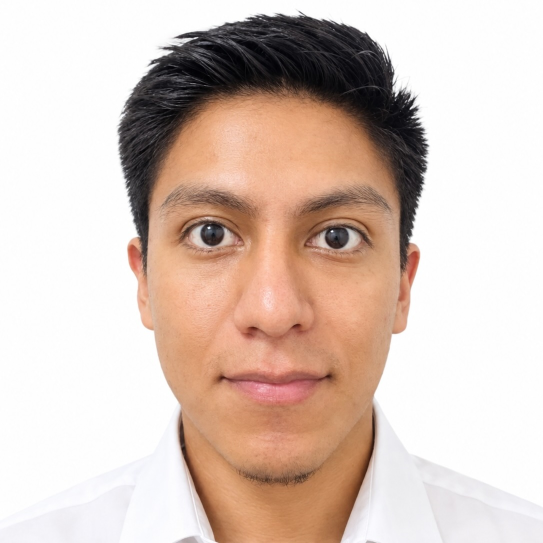
#> input picture profile-original.jpg, 1086 x 1086 px (shown at 1/2 size)
$ python retouch_profile.py ../profile-original.jpg
#> lines starting #> are read from the running program, lines starting #| are printed output that depends on the picture; after the words box and inside, x2 and y2 are one past the last pixel; in counts of white or black regions, pixels touching at a corner belong together
#> in main, original is the input picture: PIL image 1086x1086 RGB; mean R, G, B 216.1, 197.3, 187.4
#!/usr/bin/env python3
"""
Retoque profesional y recomposicion de la foto de perfil.

Entrada inmutable : profile-original.jpg
Salidas           : profile.jpg                  (1086x1086 -> la que usa el CV)
                    linkedin/profile-linkedin.jpg (1200x1200 -> subida a LinkedIn)

El pipeline no altera la geometria del rostro: solo toca exposicion, color,
textura, contorno del pelo y encuadre. Lo que exige un modelo generativo
(saco, corte de pelo, sonrisa) queda fuera y se documenta en
linkedin/foto-perfil.md.

Uso:  python3 scripts/retouch_profile.py [--debug]
"""

import os
import sys

from PIL import Image, ImageChops, ImageDraw, ImageEnhance, ImageFilter

ROOT = os.path.dirname(os.path.dirname(os.path.abspath(__file__)))
SRC = os.path.join(ROOT, "profile-original.jpg")
OUT_CV = os.path.join(ROOT, "profile.jpg")
OUT_LI = os.path.join(ROOT, "linkedin", "profile-linkedin.jpg")
DEBUG_DIR = os.path.join(ROOT, "out")

DEBUG = "--debug" in sys.argv

# --- geometria medida sobre el original (px, 1086x1086) -------------------------
EYE_L = (388, 412, 478, 492)        # ojo izquierdo de la imagen
EYE_R = (608, 412, 706, 492)        # ojo derecho de la imagen
FOREHEAD = (360, 195, 720, 350)     # frente: brillo de zona T
NOSE = (492, 425, 600, 615)         # puente y punta de la nariz
CHEEK_L = (300, 545, 495, 715)      # mejilla izquierda de la imagen
CHEEK_R = (700, 545, 880, 715)      # mejilla derecha de la imagen
MOUSTACHE = (440, 645, 655, 725)    # sombra de bigote
CHIN = (420, 725, 700, 900)         # barba del menton
GOATEE = (455, 875, 660, 975)       # perilla
CREST = (300, 20, 800, 150)         # cresta superior del pelo (el "picor")

# lienzo y recomposicion
CANVAS_CV = 1086
CANVAS_LI = 1200
SCALE_CV = 0.88
SCALE_LI = 0.972
OFFSET_CV = (65, 130)
OFFSET_LI = (72, 144)

BG_TOP = (250, 250, 251)            # #FAFAFB
BG_BOTTOM = (233, 235, 238)         # #E9EBEE


# ---------------------------------------------------------------- utilidades
def ellipse_mask(size, box, feather=60):
    """Mascara suave (0-255) de una elipse con bordes difuminados."""
    m = Image.new("L", size, 0)
    ImageDraw.Draw(m).ellipse(box, fill=255)
    return m.filter(ImageFilter.GaussianBlur(feather))


def blend(base, layer, mask):
    """Combina dos imagenes con una mascara (255 = layer)."""
    return Image.composite(layer, base, mask)


def luma(img):
    return img.convert("L")


def debug_save(img, name):
    if not DEBUG:
        return
    os.makedirs(DEBUG_DIR, exist_ok=True)
    img.convert("RGB").save(os.path.join(DEBUG_DIR, name))


# ------------------------------------------------------------- 1. matte
def background_mask(im, thresh=10):
    """
    Mascara del fondo por inundacion desde las dos esquinas superiores.

    La camisa blanca es indistinguible del fondo por color, pero la sombra
    difusa de los hombros la separa: la inundacion se detiene ahi y la camisa
    queda dentro del sujeto. Verificado: la mascara no toca el interior de la
    camisa ni la cara.
    """
#> called with thresh = 10
    masks = []
    for seed in [(0, 0), (im.width - 1, 0)]:
        t = im.copy()
        ImageDraw.floodfill(t, seed, (255, 0, 255), thresh=thresh)
        r, g, b = t.split()
        m = ImageChops.multiply(
            ImageChops.multiply(
                r.point(lambda v: 255 if v > 240 else 0),
                g.point(lambda v: 255 if v < 20 else 0),
            ),
            b.point(lambda v: 255 if v > 240 else 0),
        )
        masks.append(m)
#> this loop made 2 passes
#> pass 1, in background_mask, `r, g, b = t.split()`:
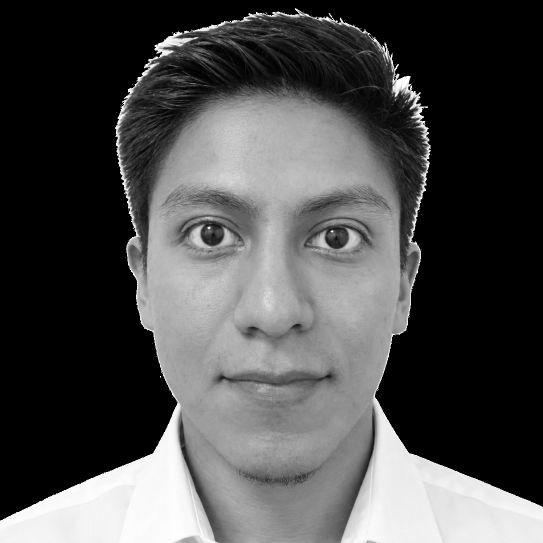
#> g: PIL image 1086x1086 L (shown at 1/2 size); min 0, max 255, mean 76.3
#> pass 1, in background_mask, `m = ImageChops.multiply( ImageChops.multiply( r.point(lambda v: 255 if..`:
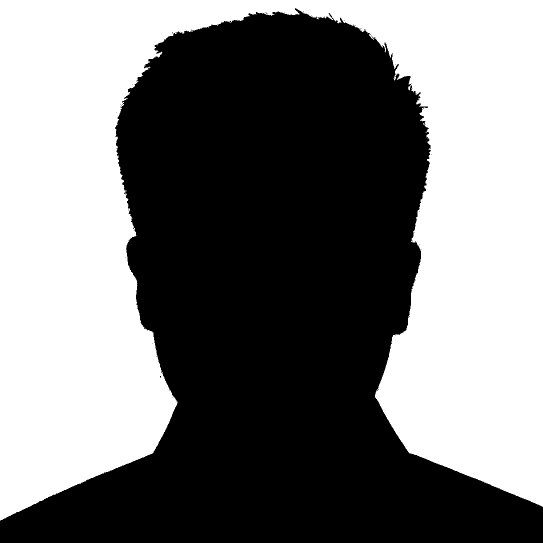
#> m: PIL image 1086x1086 L (shown at 1/2 size); 47.7% white; 1 white region, box (x1, y1, x2, y2) and area: (0, 0, 1086, 1041) 562386
#> after the loop:
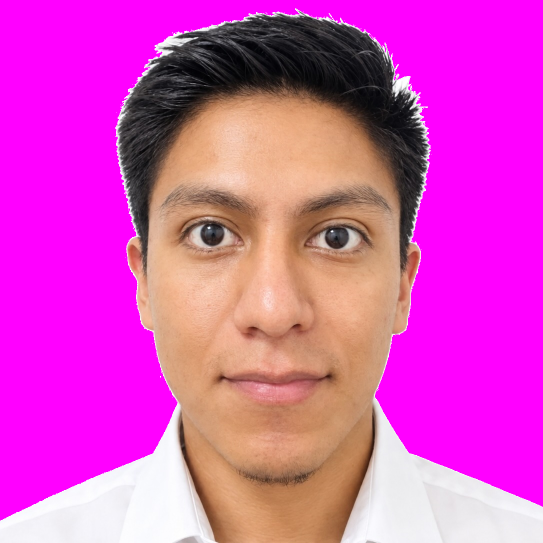
#> t: PIL image 1086x1086 RGB (shown at 1/2 size); mean R, G, B 216.7, 76.3, 188
#> after the loop, masks = 2 items
    return ImageChops.lighter(masks[0], masks[1])


def bg_level_field(im, bgmask):
    """
    Nivel de blanco real del fondo por fila (de 253 arriba a 240 abajo).
    Se usa para deshacer el halo JPEG: sin el, el pelo deja un aro claro
    sobre la banda oscura del CV.
    """
    l = luma(im)
    lp, mp = l.load(), bgmask.load()
    levels = []
    for y in range(im.height):
        total = count = 0
        for x in range(0, im.width, 3):
            if mp[x, y]:
                total += lp[x, y]
                count += 1
        levels.append(total // count if count else 250)
    col = Image.new("L", (1, im.height))
    col.putdata(levels)
    return col.resize(im.size, Image.BILINEAR)


def build_subject_layer(im, bgmask):
    """
    Devuelve (rgb, alpha) del sujeto con el halo disuelto.

    En la banda de 4 px alrededor de la silueta, el pixel es una mezcla
    (a * color_real + (1-a) * fondo). Se recupera el color real mezclando
    hacia el minimo local (el pelo) y se calcula la cobertura a para que el
    borde quede suave y sin halo.
    """
    w, h = im.size
    lp = luma(im).load()
    rp, gp, bp = im.split()
    rpx, gpx, bpx = rp.load(), gp.load(), bp.load()
    mp = bgmask.load()

    band = bgmask.filter(ImageFilter.MaxFilter(5))
#> band: PIL image 1086x1086 L; 48.5% white; 1 white region, box (x1, y1, x2, y2) and area: (0, 0, 1086, 1043) 571423
    band = ImageChops.subtract(band, bgmask)
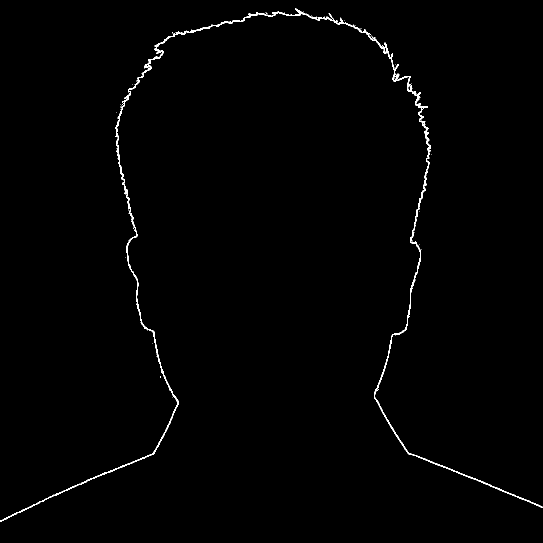
#> band: PIL image 1086x1086 L (shown at 1/2 size); 0.77% white in thin lines or dots
    bp_band = band.load()

    minf = ImageFilter.MinFilter(5)
    minr = rp.filter(minf).load()
    ming = gp.filter(minf).load()
    minb = bp.filter(minf).load()

    bgl = bg_level_field(im, bgmask).load()
#> after the loop in bg_level_field, `for y in range(im.height):`: levels = 1086 values, max 254 at index 1035, min 250 at index 1040, mean 252.9

    out_rgb = im.copy()
    orp = out_rgb.load()
    alpha = Image.new("L", (w, h), 0)
#> alpha: PIL image 1086x1086 L; every value is 0
    ap = alpha.load()

    for y in range(h):
        for x in range(w):
            if mp[x, y]:               # pixel de fondo -> transparente
                continue
            if not bp_band[x, y]:    # interior del sujeto -> opaco
                ap[x, y] = 255
                continue
            # banda: fringe contra fondo
            lv = lp[x, y]
            ml = min(minr[x, y], ming[x, y], minb[x, y])
            bg = bgl[x, y]
            span = max(bg - ml, 1)
            a = (bg - lv) / span
            if a < 0:
                a = 0.0
            elif a > 1:
                a = 1.0
            # mezcla hacia el color real del sujeto (minimo local)
            wgt = (lv - ml - 40) / 60.0
            wgt = 0.0 if wgt < 0 else (1.0 if wgt > 1 else wgt)
            if wgt > 0:
                orp[x, y] = (
                    int(rpx[x, y] * (1 - wgt) + minr[x, y] * wgt),
                    int(gpx[x, y] * (1 - wgt) + ming[x, y] * wgt),
                    int(bpx[x, y] * (1 - wgt) + minb[x, y] * wgt),
                )
            ap[x, y] = int(a * 255)

    debug_save(alpha, "profile-alpha.png")
    return out_rgb, alpha


def drop_flyaways(alpha, keep_radius=13):
    """
    Elimina pelos sueltos aislados contra el fondo sin tocar los mechones
    que crecen de la cabeza: se conserva solo lo que esta a menos de
    `keep_radius` px del cuerpo solido del sujeto.
    """
#> called with keep_radius = 13
    solid = alpha.filter(ImageFilter.MinFilter(7))          # erosion: nucleo
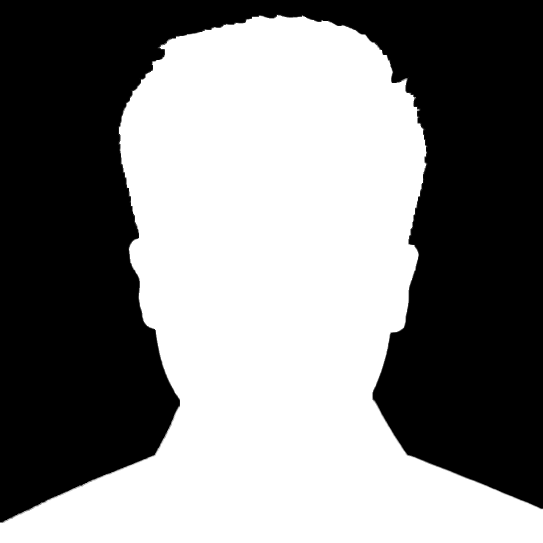
#> solid: PIL image 1086x1086 L (shown at 1/2 size); min 0, max 255, mean 129.5
    keep = solid.filter(ImageFilter.MaxFilter(keep_radius))  # dilatacion
    return ImageChops.multiply(alpha, keep)


# ------------------------------------------------------------- 2. retoque
def retouch(im):
    """Retoque de piel, barba, pelo, ojos y camisa. Trabaja en RGB opaco."""
    w, h = im.size
    l = luma(im)

    # 2.1 brillo de zona T: se comprimen las altas luces de frente y nariz.
    #     El peso sigue a la propia alta luz (no a un parche), asi que no queda
    #     marca de mascara.
    lut = []
    for v in range(256):
        lut.append(v if v <= 195 else int(195 + (v - 195) * 0.45))
    compressed = im.point(lut * 3)
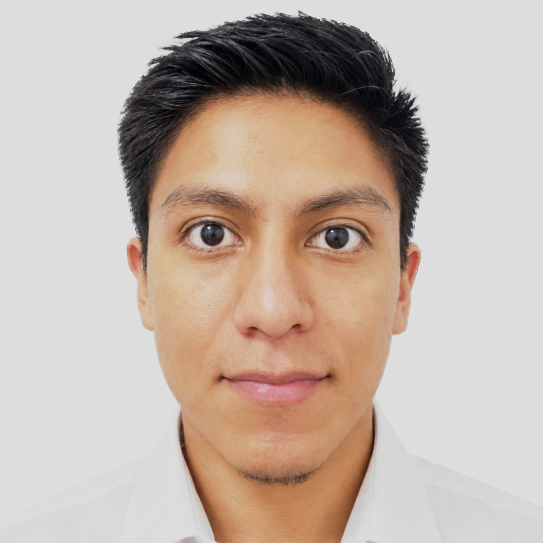
#> compressed: PIL image 1086x1086 RGB (shown at 1/2 size); mean R, G, B 194.3, 179, 168.9
    tz = ImageChops.lighter(
        ellipse_mask(im.size, FOREHEAD, 150), ellipse_mask(im.size, NOSE, 110)
    )
    hot = l.point(lambda v: 0 if v <= 188 else min(255, int((v - 188) * 14)))
    im = blend(im, compressed, ImageChops.multiply(tz, hot).point(lambda v: int(v * 0.7)))

    l = luma(im)

    # 2.2 barba: menos contraste, pero sin borrarla (si se borra, sale mancha)
    beard = ImageChops.lighter(
        ellipse_mask(im.size, MOUSTACHE, 40),
        ImageChops.lighter(
            ellipse_mask(im.size, CHIN, 50), ellipse_mask(im.size, GOATEE, 35)
        ),
    )
    beard = beard.point(lambda v: int(v * 0.55))
    softened = im.filter(ImageFilter.MedianFilter(5))
    im = blend(im, softened, beard)

    # 2.3 piel de las mejillas: se iguala el tono sin borrar la textura
    even = im.filter(ImageFilter.MedianFilter(3))
    cheeks = ImageChops.lighter(
        ellipse_mask(im.size, CHEEK_L, 120), ellipse_mask(im.size, CHEEK_R, 120)
    )
    im = blend(im, even, cheeks.point(lambda v: int(v * 0.18)))

    # 2.4 modelado: dodge en pómulo y menton, burn en los laterales de la cara
    dodge = ImageChops.lighter(
        ellipse_mask(im.size, (330, 570, 470, 700), 70),
        ellipse_mask(im.size, (620, 570, 760, 700), 70),
    )
#> in ellipse_mask (call 9), `ImageDraw.Draw(m).ellipse(box, fill=255)`:
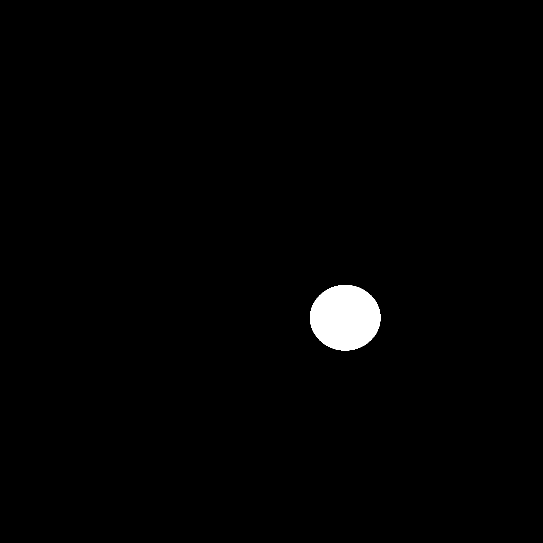
#> m: PIL image 1086x1086 L (shown at 1/2 size); 1.2% white; 1 white region, box (x1, y1, x2, y2) and area: (620, 570, 761, 701) 14491
    dodge = ImageChops.lighter(dodge, ellipse_mask(im.size, (470, 790, 620, 900), 70))
    lift = dodge.point(lambda v: int(v * 4 / 255)).convert("RGB")
    im = ImageChops.add(im, lift)

    burn = ImageChops.lighter(
        ellipse_mask(im.size, (255, 330, 330, 700), 70),
        ellipse_mask(im.size, (790, 330, 870, 700), 70),
    )
    drop = burn.point(lambda v: int(v * 4 / 255)).convert("RGB")
    im = ImageChops.subtract(im, drop)

    # 2.5 pelo: definicion de mechones (unsharp solo sobre el pelo)
    hair = Image.new("L", im.size, 0)
    hp = hair.load()
    lp = l.load()
    for y in range(0, 900, 2):
        for x in range(0, w, 2):
            if lp[x, y] < 105 and 220 < x < 870:
                hp[x, y] = 255
    hair = hair.filter(ImageFilter.GaussianBlur(2))
    sharp = im.filter(ImageFilter.UnsharpMask(radius=2, percent=70, threshold=0))
    im = blend(im, sharp, hair.point(lambda v: int(v * 0.55)))

    # 2.6 cresta superior: se baja el contraste del "picor" (no la forma)
    crest = ellipse_mask(im.size, CREST, 60)
    soft = im.filter(ImageFilter.GaussianBlur(2))
    im = blend(im, soft, crest.point(lambda v: int(v * 0.12)))

    # 2.7 ojos: nitidez selectiva
    eyes = ImageChops.lighter(
        ellipse_mask(im.size, EYE_L, 18), ellipse_mask(im.size, EYE_R, 18)
    )
    eye_sharp = im.filter(ImageFilter.UnsharpMask(radius=1.4, percent=55, threshold=0))
    im = blend(im, eye_sharp, eyes.point(lambda v: int(v * 0.75)))

    # 2.8 camisa: menos arrugas, un punto mas de brillo
    shirt = Image.new("L", im.size, 0)
    sp = shirt.load()
    for y in range(900, h):
        for x in range(w):
            r, g, b = im.getpixel((x, y))
            if r > 215 and g > 215 and b > 215 and max(r, g, b) - min(r, g, b) < 14:
                sp[x, y] = 255
    shirt = shirt.filter(ImageFilter.GaussianBlur(2))
    pressed = im.filter(ImageFilter.MedianFilter(5))
    im = blend(im, pressed, shirt.point(lambda v: int(v * 0.35)))
    im = ImageChops.add(im, shirt.point(lambda v: int(v * 5 / 255)).convert("RGB"))

    # 2.9 color: un punto de saturacion (los neutros no se mueven)
    im = ImageEnhance.Color(im).enhance(1.035)
    im = ImageEnhance.Contrast(im).enhance(1.025)

    return im


# ------------------------------------------------------------- 3. composicion
def gradient_canvas(size):
    """Fondo de estudio: gris neutro con degradado vertical, sin horizonte."""
    top = Image.new("RGB", (1, 1), BG_TOP)
    bottom = Image.new("RGB", (1, 1), BG_BOTTOM)
    strip = Image.new("RGB", (1, size[1]))
    sp = strip.load()
    for y in range(size[1]):
        t = y / max(size[1] - 1, 1)
        sp[0, y] = (
            int(BG_TOP[0] + (BG_BOTTOM[0] - BG_TOP[0]) * t),
            int(BG_TOP[1] + (BG_BOTTOM[1] - BG_TOP[1]) * t),
            int(BG_TOP[2] + (BG_BOTTOM[2] - BG_TOP[2]) * t),
        )
    return strip.resize(size, Image.BILINEAR)


def compose(subject_rgb, alpha, canvas_size, scale, offset):
    """Pega el sujeto escalado sobre el degradado, pegado al borde inferior."""
#> called with canvas_size = (1086, 1086), scale = 0.88, offset = (65, 130)
    layer = subject_rgb.copy()
    layer.putalpha(alpha)
    new_size = (int(round(subject_rgb.width * scale)), int(round(subject_rgb.height * scale)))
    layer = layer.resize(new_size, Image.LANCZOS)
    canvas = gradient_canvas(canvas_size)
    canvas.paste(layer, offset, layer)
    return canvas


def export(img, path, quality=94):
#> called with path = 'profile.jpg', quality = 94
    os.makedirs(os.path.dirname(path), exist_ok=True)
    img.convert("RGB").save(
        path, "JPEG", quality=quality, subsampling=0, optimize=True, progressive=False
    )
    print(f"  {os.path.relpath(path, ROOT)}  {img.width}x{img.height}")
#|   profile.jpg  1086x1086


# ------------------------------------------------------------------- main
def main():
    if not os.path.exists(SRC):
        sys.exit(f"falta {SRC}")

    print("1. matte del sujeto")
    original = Image.open(SRC).convert("RGB")
    bgmask = background_mask(original)
    subject, alpha = build_subject_layer(original, bgmask)
    alpha = drop_flyaways(alpha)
    debug_save(subject, "profile-subject.png")

    print("2. retoque")
    retouched = retouch(subject)

    print("3. composicion")
    cv = compose(retouched, alpha, (CANVAS_CV, CANVAS_CV), SCALE_CV, OFFSET_CV)
    li = compose(retouched, alpha, (CANVAS_LI, CANVAS_LI), SCALE_LI, OFFSET_LI)

    print("4. exportacion")
    export(cv, OUT_CV)
    export(li, OUT_LI)
#|   linkedin/profile-linkedin.jpg  1200x1200


if __name__ == "__main__":
    main()

$ run again, with foto.jpg copied over profile-original.jpg
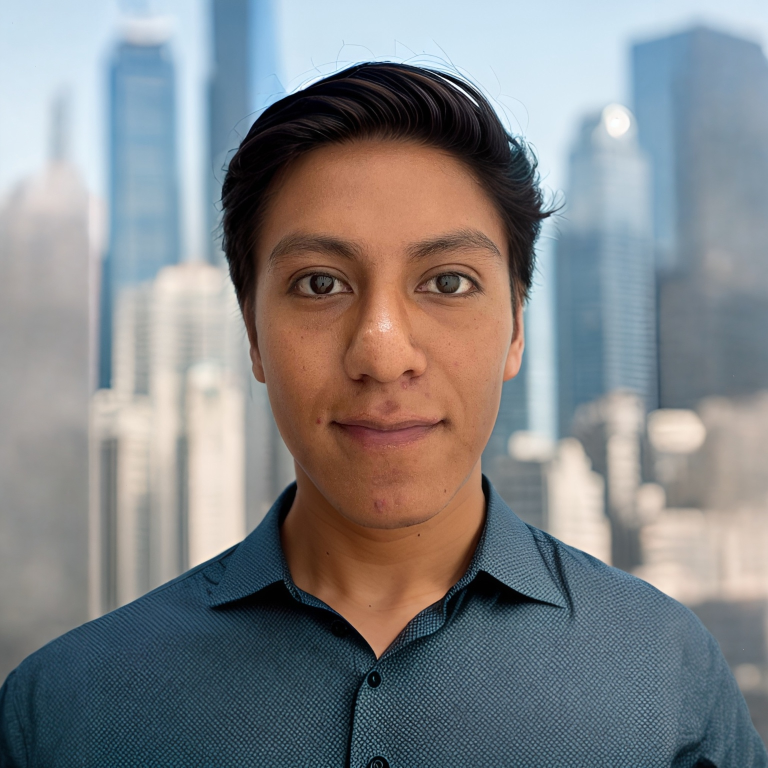
#> input picture foto.jpg, 1536 x 1536 px (shown at 1/2 size)
#> in main, original is the input picture: PIL image 1536x1536 RGB; mean R, G, B 130.9, 132.8, 135
#> after the loop in background_mask, `for seed in [(0, 0), (im.width - 1, 0)]:`: masks = 2 items
#> in build_subject_layer, `band = ImageChops.subtract(band, bgmask)`:
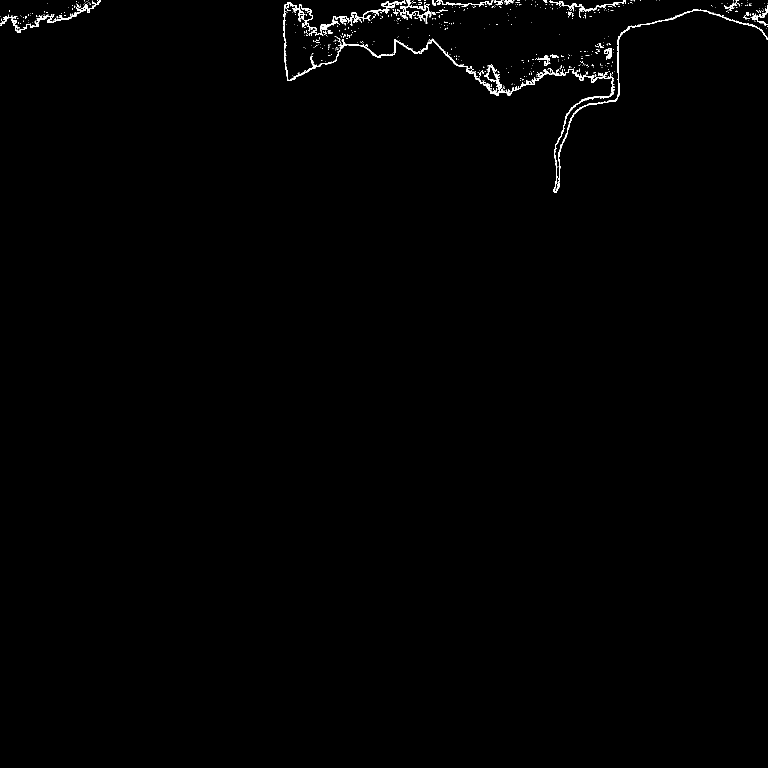
#> band: PIL image 1536x1536 L (shown at 1/2 size); 0.62% white in thin lines or dots, all inside (x1, y1, x2, y2) = (0, 0, 1536, 386)
#> after the loop in bg_level_field, `for y in range(im.height):`: levels = 1536 values, max 250 at index 362, min 220 at index 0, mean 243.6
#> in ellipse_mask (call 8), `ImageDraw.Draw(m).ellipse(box, fill=255)`:
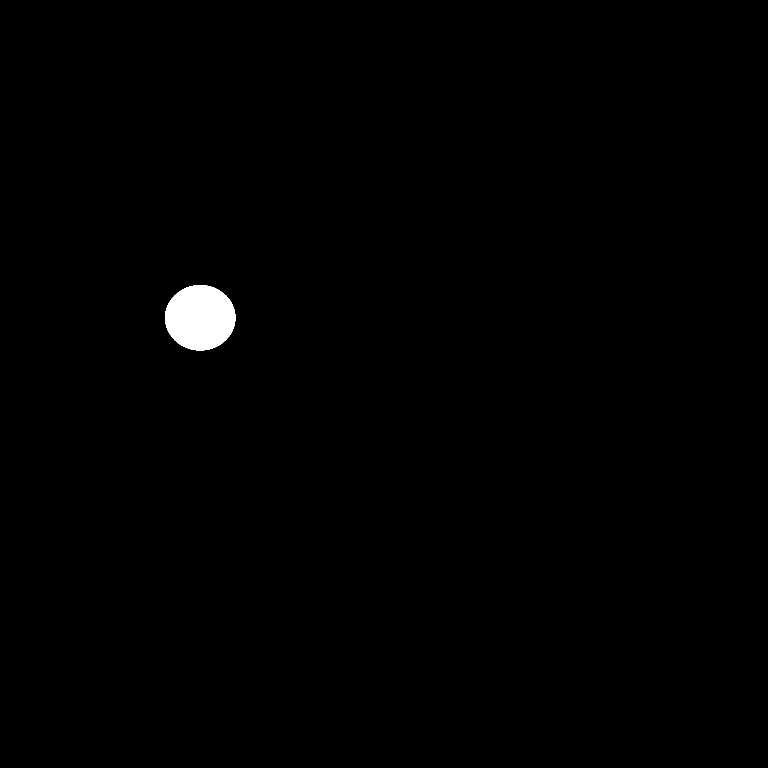
#> m: PIL image 1536x1536 L (shown at 1/2 size); 0.61% white; 1 white region, box (x1, y1, x2, y2) and area: (330, 570, 471, 701) 14491
#|   profile.jpg  1086x1086
#|   linkedin/profile-linkedin.jpg  1200x1200
